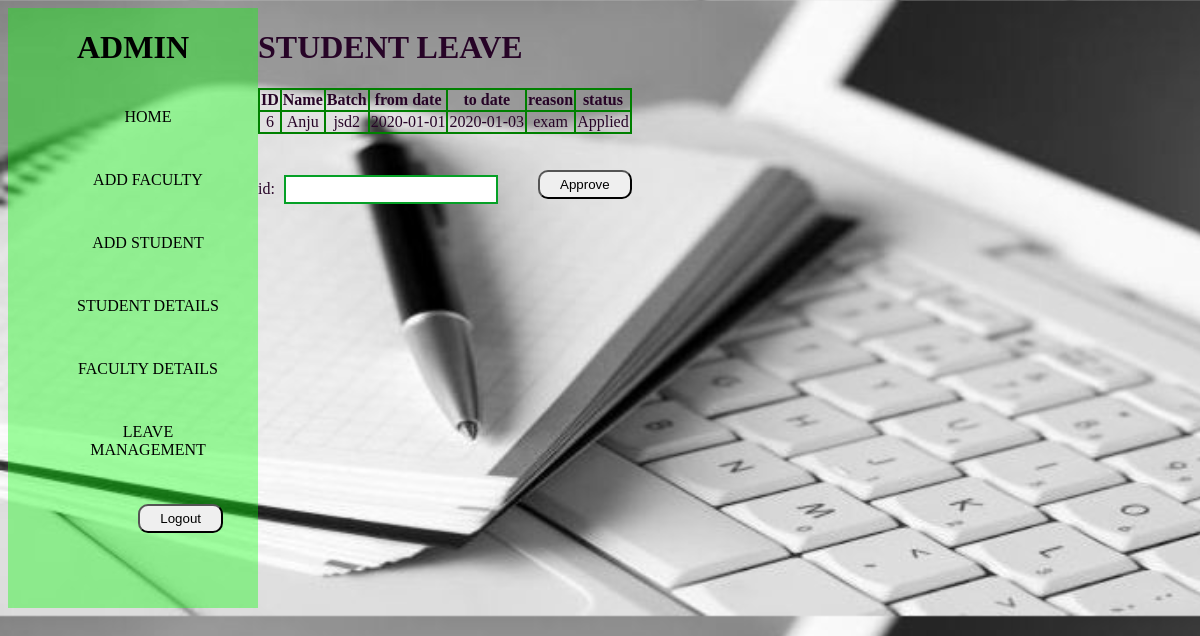
Page /viewleavestud.php on the committed database.
### tables this page shows
CREATE TABLE `leaves` (
  `id` int(11) NOT NULL,
  `name` varchar(15) NOT NULL,
  `batch` varchar(10) NOT NULL,
  `fromdate` date NOT NULL,
  `todate` date NOT NULL,
  `reason` varchar(20) NOT NULL,
  `status` varchar(10) NOT NULL DEFAULT 'Applied'
);

### viewleavestud.php (the view, shortened to what this page needs)
<!doctype html>
<html>
<head>
<link rel="stylesheet"  href="css/style.css">
</head>
<body class="bd">
    <div style="display: inline-flex">
    <div class="b">
        <h1>ADMIN</h1>
        <ul>
            <li><a href="adminhome.php"> HOME</a></li>
            <li><a href="faculty_signup.php">ADD FACULTY</a></li>
            <li><a href="student_signup.php">ADD STUDENT</a></li>
            <li><a href="#">STUDENT DETAILS</a>
            </li>
            <li><a href="#">FACULTY DETAILS</a>
            </li>
            <li><a href="#">LEAVE MANAGEMENT</a>
            </li>
            <li><form action="logout.php" method="post">
                     <input type="submit" value="Logout" name="logout" class="sbm" >
                </form>
            </li>
        </ul>
        </div>
        <div style="color:rgb(39, 4, 39)">
            <h1>  STUDENT LEAVE </h1>
            <table>
            <thead>
                <tr>
					<th>ID</th>
                    <th>Name</th>
					<th>Batch</th>
                    <th>from date</th>
                    <th>to date </th>
                    <th>reason</th>
                    <th>status</th>
                </tr>
            </thead>
            <tbody>
                <?php
				include_once 'connection.php';
				$sql="select * from leaves";
				$result = mysqli_query($conn, $sql);
				while($row = mysqli_fetch_assoc($result))
				{
			?>
                <tr>
					<td><?php echo $row['id'] ;?></td>
                   <td><?php echo $row['name'] ;?></td>
                    <td><?php echo $row['batch'] ;?></td>
                    <td><?php echo $row['fromdate'] ;?></td>
                    <td><?php echo $row['todate'] ;?></td>
                    <td><?php echo $row['reason'] ;?></td>
                    <td><?php echo $row['status'] ;?></td>
                </tr>
                <?php } ?>
            </tbody>
        </table>
        <br><br>
            <form action="addfaculty.php" method="post">
               id: <input type="text" name="id" class="inp">
               <input type="submit" value="Approve" name="aprv" class="sbm">
            </form>
        </div>
    </div>
</body>
</html>

### css/style.css (style rules this page uses)
.bd { background-image:url(../img/log2.jpeg); background-size:cover; }
.b { width:250px; height:600px; background-color:rgba(0, 255, 0, 0.37); text-align:center; }
.b ul { display:block; list-style-type:none; }
.b ul li { width:150px; padding:20px; border-radius:20px; margin:5px; }
.b ul li a { text-decoration:none; color:black; }
.inp { width:200px; padding:5px; margin:5px; outline:none; border:2px solid rgb(5, 160, 38); transition:1s; }
.sbm { padding:5px 20px; float:right; border-radius:10px; }

### viewleavestud.php (style rules this page uses)
table,th,td { border:2px solid green; border-collapse:collapse; text-align:center; }

### rows in the picture
leaves: id "6", name "Anju", batch "jsd2", fromdate "2020-01-01", todate "2020-01-03", reason "exam", status "Applied"
